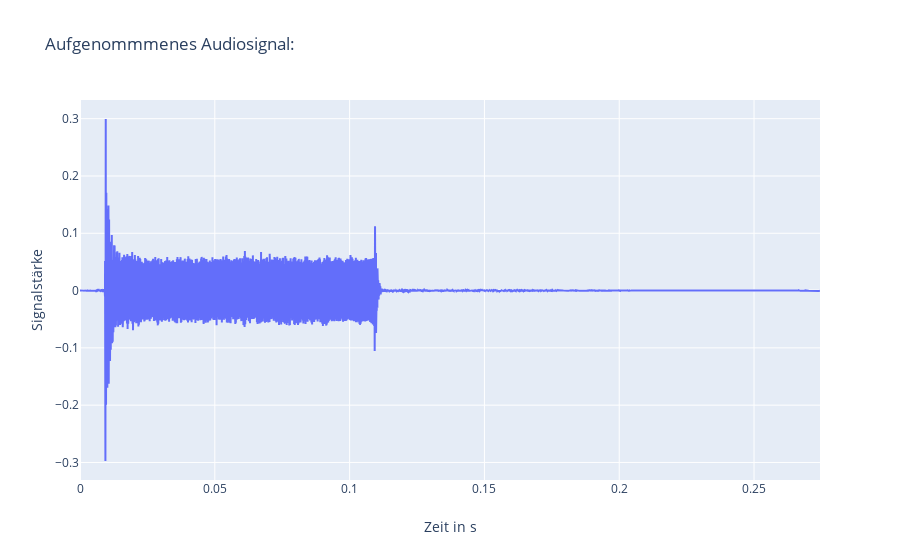

Notebook source saved alongside this figure:
### Code cell
#sd.query_devices()



sd.default.device =  0,1
time.sleep(0.5)
fs=96000
duration=0.1
f=25000
sine = (np.sin(2*np.pi*np.arange(fs*duration)*f/fs)).astype(np.float32)
samples=np.concatenate((sine, [0]*int(fs*duration)*2), axis=None)
for i in range(2):
    samples=np.concatenate((samples, sine), axis=None)
    samples=np.concatenate((samples, [0]*int(fs*duration*2)), axis=None)


rec=sd.playrec(samples,fs,channels=1)
rec=rec.reshape((samples.shape[0]))[60050:87000]
time.sleep(1)
fig = go.Figure(data=go.Scatter(y=rec,x=np.array(range(len(rec)))/fs))
fig.update_layout(
    title="Aufgenommmenes Audiosignal:",
    xaxis_title="Zeit in s",
    yaxis_title="Signalstärke",
)
fig.show()

### Figure 1 — Plotly figure (JSON) as saved in the notebook; plotly's stock layout.template omitted (floating-point values rounded to 4 significant figures; data arrays with more than 128 entries replaced by an {"elided": "..."} marker saying what was removed)
{"data": [{"type": "scatter", "x": {"elided": "26350 float values"}, "y": {"elided": "26350 float values"}}], "layout": {"title": {"text": "Aufgenommmenes Audiosignal:"}, "xaxis": {"title": {"text": "Zeit in s"}}, "yaxis": {"title": {"text": "Signalstärke"}}}}
